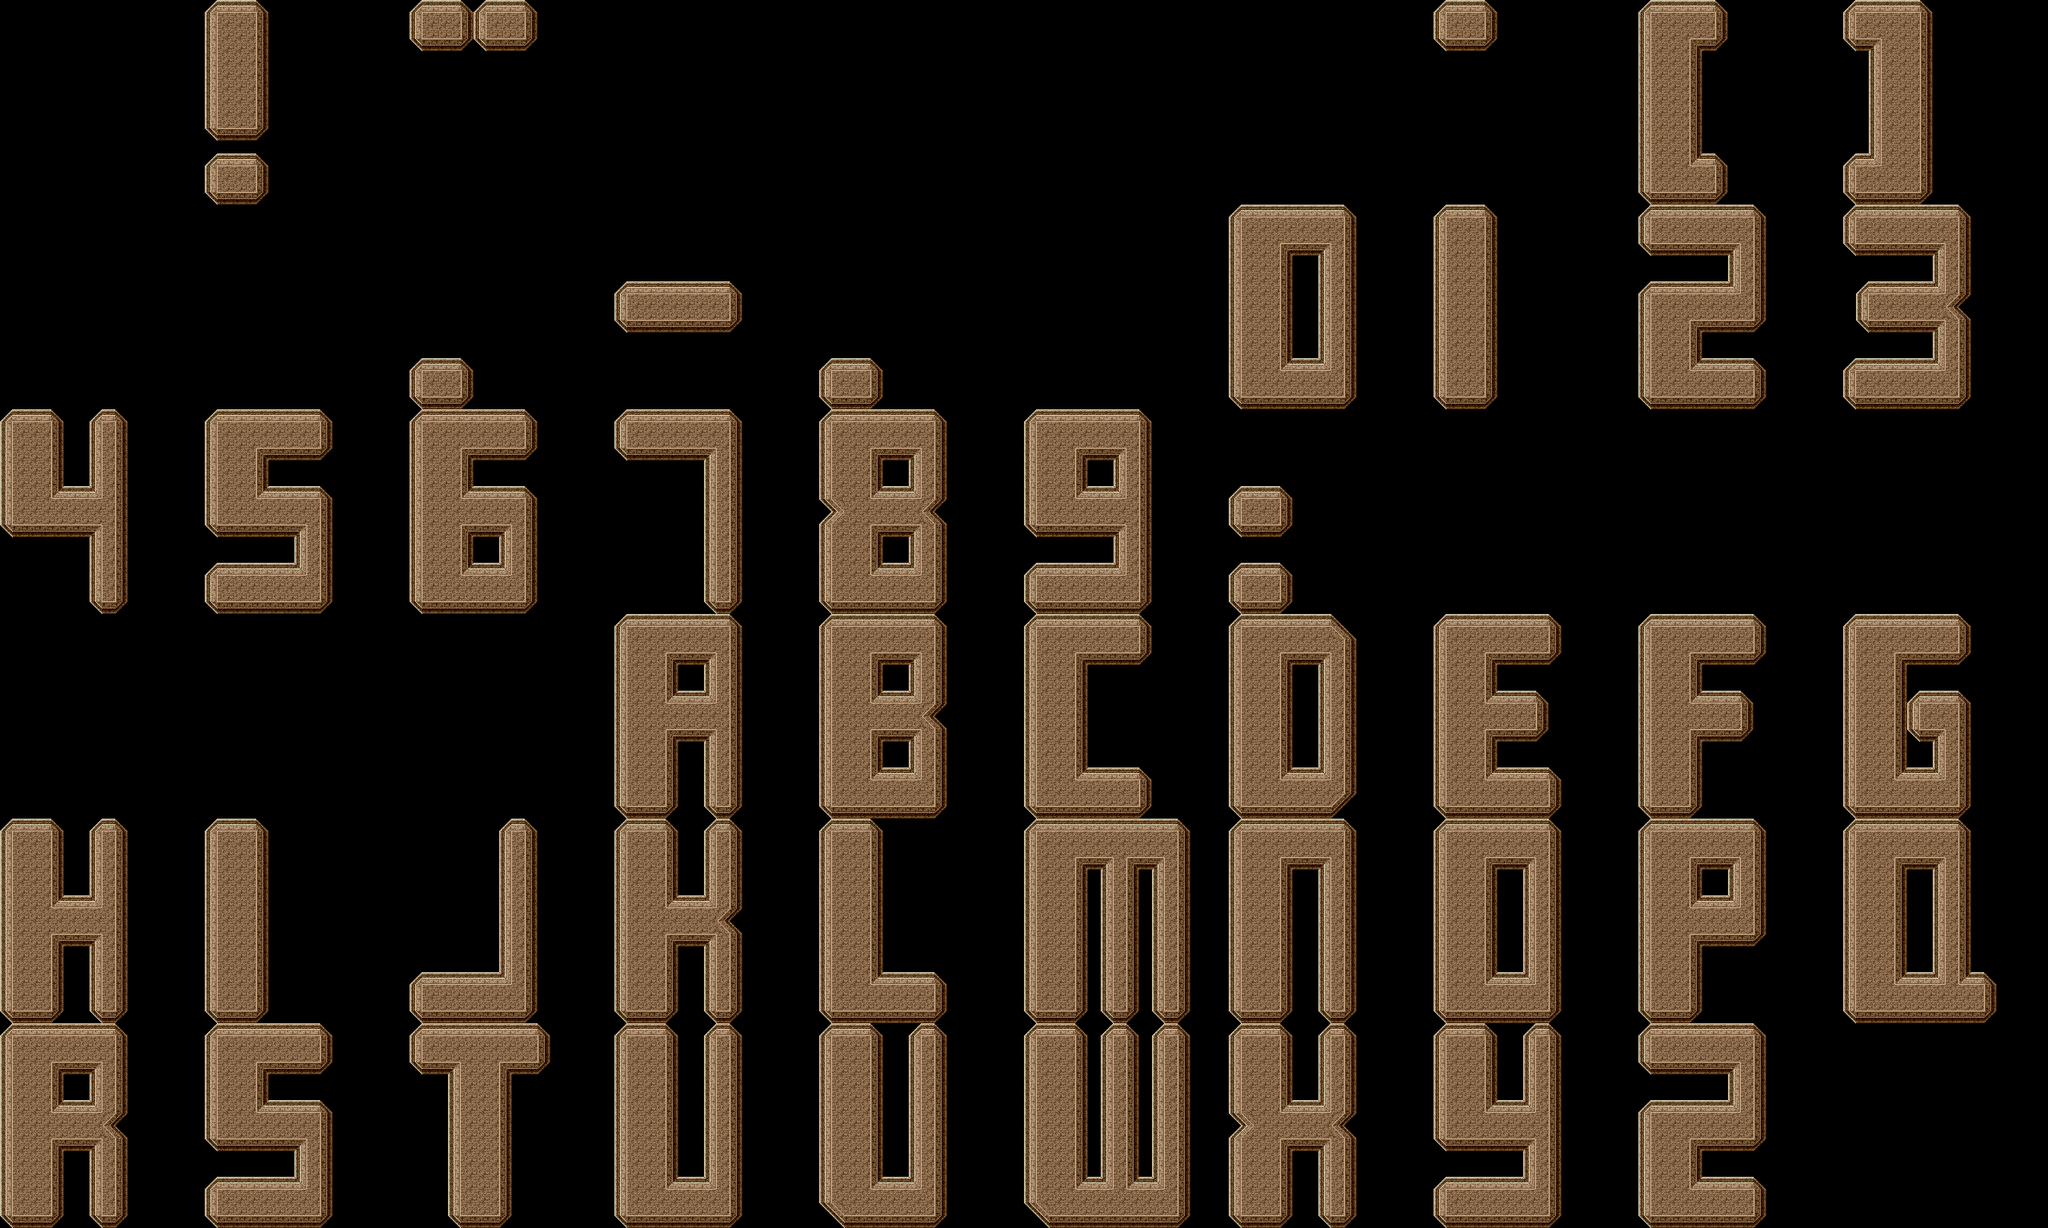

A level layout from a 2D game, rendered from its tile map. Below: a short description, then the map file with tile-grid data replaced by summaries:
An orthogonal 160x96 tile map with 16x16 px tiles, 1 tile layer (Calque de Tile 1).

<map version="1.0" orientation="orthogonal" renderorder="right-down" width="160" height="96" tilewidth="16" tileheight="16">
 <tileset firstgid="1" name="tile" tilewidth="16" tileheight="16">
  <image source="text_tile_medium.png" width="64" height="80" />
 </tileset>
 <layer name="Calque de Tile 1" width="160" height="96" opacity="0.9">
  <data>[15360 cells, 5163 non-empty, 17 distinct tile ids]</data>
 </layer>
</map>
